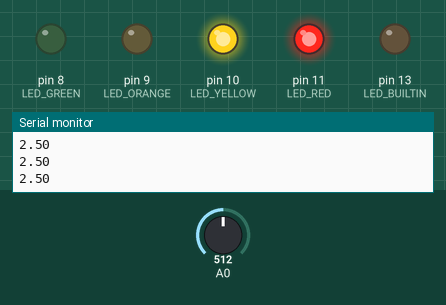
This sketch was run on a simulated Arduino Uno, built with avr-gcc and run on an emulated ATmega328P. Shown: output pins drawn as LEDs (lit = HIGH), the last lines printed to the serial monitor. The test bench sets the inputs (shaded band); at power-on: A0 = 512.

Above: at 1.2 s.
1.3 s: A0 set to 606
2.8 s: A0 set to 626
At 3.2 s:
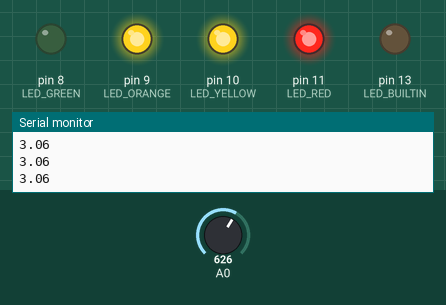
4.3 s: A0 set to 804
5.8 s: A0 set to 826
At 6.2 s:
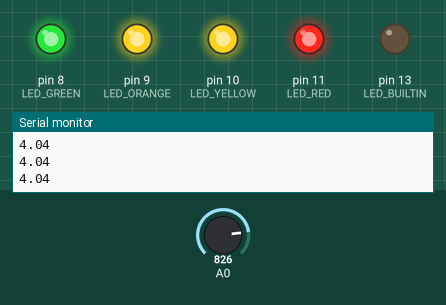
7.3 s: A0 set to 306
At 7.7 s:
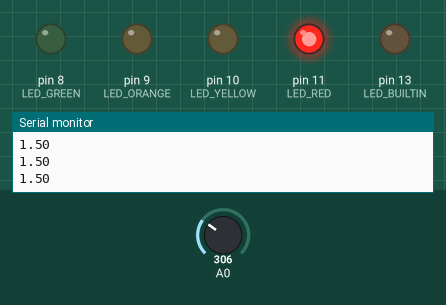
8.8 s: A0 set to 400
10.3 s: A0 set to 419
At 10.8 s:
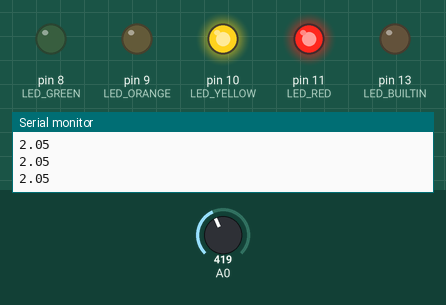
Timing chart, 0 to 12.8 s (numbered marks = the images above; inputs shaded):
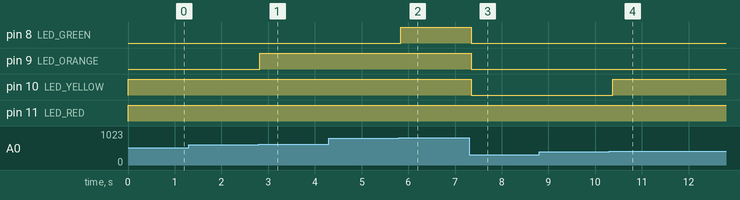

The sketch:

Analog_RW.ino
```cpp
#define ANL_IN 		A0
#define ANL_IN1 	A1
#define LED_GREEN 	8
#define LED_ORANGE 	9
#define LED_YELLOW 	10
#define LED_RED 	11

float analog_val = 0;
float analog_volt = 0;

float analog_value (int pin)
{
  analog_val = analogRead(pin);
  analog_volt =(analog_val/1023)*5.0;
  return analog_volt;
}
void led_out(int G, int O, int Y, int R)
{
  float analog_val_input = analog_value(ANL_IN);
  digitalWrite(LED_GREEN, G);
  digitalWrite(LED_ORANGE, O);
  digitalWrite(LED_YELLOW, Y);
  digitalWrite(LED_RED, R);
}
void volt_step()
{
  float analog_val_input = analog_value(ANL_IN);
  Serial.print(analog_val_input);
  if(analog_val_input>4.00)
  {
    led_out(1,1,1,1);
  }
  else if(analog_val_input>3.0)
  {
    led_out(0,1,1,1);
  }
  else if(analog_val_input>2.0)
  {
    led_out(0,0,1,1);
  }
  else if(analog_val_input>1.0)
  {
    led_out(0,0,0,1);
  }
  else if(analog_val_input > 0.9)
  {
    led_out(0,0,0,0);
  }
}
void setup()
{
  Serial.begin(9600);
  pinMode(LED_BUILTIN, OUTPUT);
  pinMode(LED_GREEN, OUTPUT);
  pinMode(LED_ORANGE, OUTPUT);
  pinMode(LED_YELLOW, OUTPUT);
  pinMode(LED_RED, OUTPUT);
}
void loop()
{
  volt_step();
  Serial.println();
  delay(100);
}


               
```

Measured:
- the behaviour switches between 613 and 614 on A0 (found by bisection; images 0 and 1)
- the behaviour switches between 818 and 819 on A0 (found by bisection; images 1 and 2)
- the behaviour switches between 409 and 410 on A0 (found by bisection; images 3 and 4)
- after the input at 2.8 s, pin 9 (LED_ORANGE): LOW → HIGH at once
- after the input at 5.8 s, pin 8 (LED_GREEN): LOW → HIGH at once
- after the input at 7.3 s, pin 8 (LED_GREEN), pin 9 (LED_ORANGE), pin 10 (LED_YELLOW): HIGH → LOW after 0.05 s
- after the input at 10.3 s, pin 10 (LED_YELLOW): LOW → HIGH after 0.07 s
